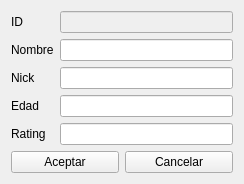
<?xml version="1.0" encoding="UTF-8"?>
<ui version="4.0">
 <class>Form_altas</class>
 <widget class="QWidget" name="Form_altas">
  <property name="geometry">
   <rect>
    <x>0</x>
    <y>0</y>
    <width>244</width>
    <height>174</height>
   </rect>
  </property>
  <property name="windowTitle">
   <string>Jugador</string>
  </property>
  <layout class="QVBoxLayout" name="verticalLayout">
   <item>
    <layout class="QGridLayout" name="gridLayout_2">
     <item row="0" column="0" colspan="2">
      <layout class="QGridLayout" name="gridLayout">
       <item row="0" column="0">
        <widget class="QLabel" name="label_5">
         <property name="text">
          <string>ID</string>
         </property>
        </widget>
       </item>
       <item row="0" column="1">
        <widget class="QLineEdit" name="le_id">
         <property name="enabled">
          <bool>false</bool>
         </property>
        </widget>
       </item>
       <item row="1" column="0">
        <widget class="QLabel" name="label">
         <property name="text">
          <string>Nombre</string>
         </property>
        </widget>
       </item>
       <item row="1" column="1">
        <widget class="QLineEdit" name="le_nombre"/>
       </item>
       <item row="2" column="0">
        <widget class="QLabel" name="label_2">
         <property name="text">
          <string>Nick</string>
         </property>
        </widget>
       </item>
       <item row="2" column="1">
        <widget class="QLineEdit" name="le_nick"/>
       </item>
       <item row="3" column="0">
        <widget class="QLabel" name="label_3">
         <property name="text">
          <string>Edad</string>
         </property>
        </widget>
       </item>
       <item row="3" column="1">
        <widget class="QLineEdit" name="le_edad"/>
       </item>
       <item row="4" column="0">
        <widget class="QLabel" name="label_4">
         <property name="text">
          <string>Rating</string>
         </property>
        </widget>
       </item>
       <item row="4" column="1">
        <widget class="QLineEdit" name="le_rating"/>
       </item>
      </layout>
     </item>
     <item row="1" column="0">
      <widget class="QPushButton" name="pb_aceptar">
       <property name="text">
        <string>Aceptar</string>
       </property>
      </widget>
     </item>
     <item row="1" column="1">
      <widget class="QPushButton" name="pb_cancelar">
       <property name="text">
        <string>Cancelar</string>
       </property>
      </widget>
     </item>
    </layout>
   </item>
  </layout>
 </widget>
 <resources/>
 <connections/>
</ui>
